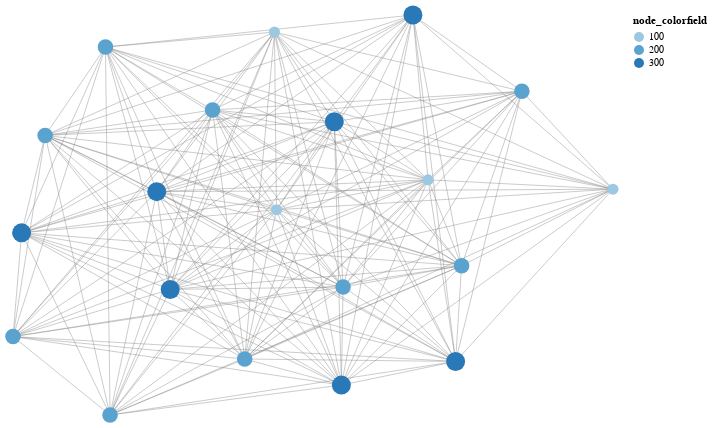

Notebook cell for this chart:
### Code cell
field= rand([100,200,300],20)
p = VegaGraphs.graphplot(df,tooltip=true,
    node_label=false,node_colorfield=field,
    node_colorfieldtype="o",node_sizefield=field)
# VegaGraphs.graphplot(df,tooltip=true,node_label=false)

### Figure 1 — Vega-Lite specification as saved in the notebook (floating-point values rounded to 4 significant figures; data arrays with more than 128 entries replaced by an {"elided": "..."} marker saying what was removed)
{"layer": [{"data": {"values": {"elided": "356 records"}}, "layer": [{"encoding": {"detail": {"field": "pairs", "type": "ordinal"}, "x": {"axis": null, "field": "edges_x", "type": "quantitative"}, "y": {"axis": null, "field": "edges_y", "type": "quantitative"}}, "height": 400, "mark": {"clip": false, "color": "gray", "opacity": 0.5, "size": 0.8, "type": "line"}, "width": 600}]}, {"data": {"values": [{"keywords": "x1", "node_colorfield": 100, "node_sizefield": 100, "node_x": 0.3835, "node_y": 0.1759}, {"keywords": "x2", "node_colorfield": 200, "node_sizefield": 200, "node_x": -0.6918, "node_y": 0.8397}, {"keywords": "x3", "node_colorfield": 200, "node_sizefield": 200, "node_x": -1, "node_y": -0.608}, {"keywords": "x4", "node_colorfield": 100, "node_sizefield": 100, "node_x": -0.1285, "node_y": 0.9148}, {"keywords": "x5", "node_colorfield": 200, "node_sizefield": 200, "node_x": -0.3349, "node_y": 0.5251}, {"keywords": "x6", "node_colorfield": 300, "node_sizefield": 300, "node_x": -0.5208, "node_y": 0.1167}, {"keywords": "x7", "node_colorfield": 100, "node_sizefield": 100, "node_x": 1, "node_y": 0.129}, {"keywords": "x8", "node_colorfield": 200, "node_sizefield": 200, "node_x": 0.1002, "node_y": -0.36}, {"keywords": "x9", "node_colorfield": 200, "node_sizefield": 200, "node_x": -0.8928, "node_y": 0.398}, {"keywords": "x10", "node_colorfield": 200, "node_sizefield": 200, "node_x": -0.2278, "node_y": -0.72}, {"keywords": "x11", "node_colorfield": 200, "node_sizefield": 200, "node_x": -0.6765, "node_y": -1}, {"keywords": "x12", "node_colorfield": 300, "node_sizefield": 300, "node_x": 0.3331, "node_y": 1}, {"keywords": "x13", "node_colorfield": 200, "node_sizefield": 200, "node_x": 0.6963, "node_y": 0.6186}, {"keywords": "x14", "node_colorfield": 300, "node_sizefield": 300, "node_x": -0.476, "node_y": -0.3722}, {"keywords": "x15", "node_colorfield": 300, "node_sizefield": 300, "node_x": 0.071, "node_y": 0.4665}, {"keywords": "x16", "node_colorfield": 100, "node_sizefield": 100, "node_x": -0.1216, "node_y": 0.02622}, {"keywords": "x17", "node_colorfield": 300, "node_sizefield": 300, "node_x": 0.4753, "node_y": -0.7323}, {"keywords": "x18", "node_colorfield": 300, "node_sizefield": 300, "node_x": 0.0946, "node_y": -0.8505}, {"keywords": "x19", "node_colorfield": 300, "node_sizefield": 300, "node_x": -0.9714, "node_y": -0.08925}, {"keywords": "x20", "node_colorfield": 200, "node_sizefield": 200, "node_x": 0.4952, "node_y": -0.2534}]}, "layer": [{"encoding": {"color": {"field": "node_colorfield", "scale": {"scheme": "blues"}, "type": "o"}, "size": {"field": "node_sizefield", "legend": null, "type": "q"}, "tooltip": [{"field": "keywords", "type": "nominal"}], "x": {"axis": null, "field": "node_x", "type": "quantitative"}, "y": {"axis": null, "field": "node_y", "type": "quantitative"}}, "height": 400, "mark": {"clip": false, "color": "#9ecae9", "opacity": 1, "size": 500, "type": "circle"}, "selection": {"grid": {"bind": "scales", "type": "interval"}}, "width": 600}]}], "view": {"stroke": null}}
